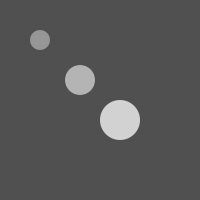
Frame 1 (no input)
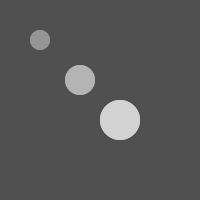
Frame 2 (the mouse pressed at the canvas centre, redrawn once)

The Processing sketch that drew these frames (run headless with seeded random() and noise(); the mouse was pressed at the canvas centre and the sketch redrawn once):

// Processing sketch: Module2
// ── Module2.pde
void setup(){
  size(200,200);
  noLoop();
  noStroke();
  background(80);
}

void draw(){
 circle(40,40,20,150);
 circle(80,80,30,180);
 circle(120,120,40,210);
}

void circle(int x, int y, int size,int gray){
  fill(gray);
  ellipse(x,y,size,size);
}
